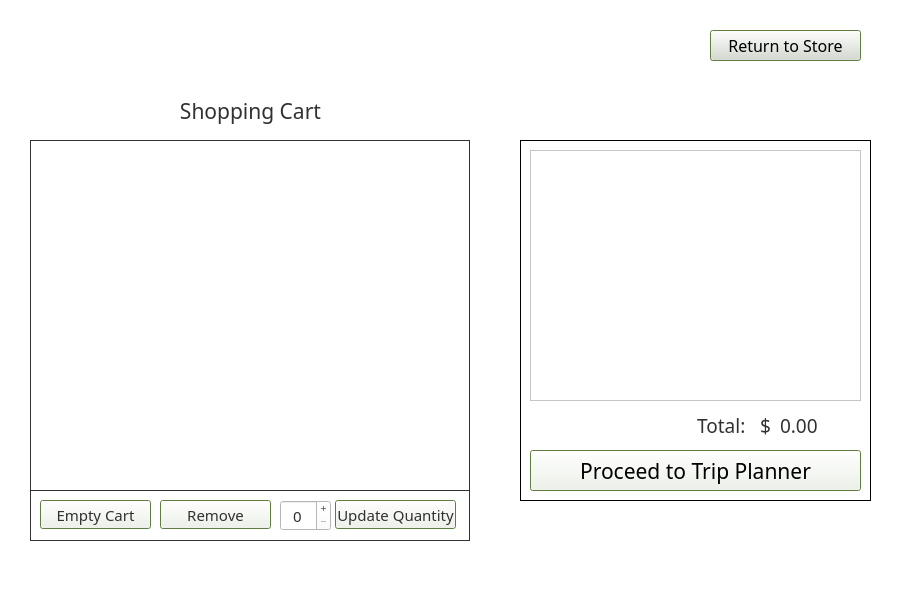
<?xml version="1.0" encoding="UTF-8"?>
<ui version="4.0">
 <class>ShoppingCart</class>
 <widget class="QMainWindow" name="ShoppingCart">
  <property name="geometry">
   <rect>
    <x>0</x>
    <y>0</y>
    <width>900</width>
    <height>600</height>
   </rect>
  </property>
  <property name="windowTitle">
   <string>Shopping Cart</string>
  </property>
  <property name="windowIcon">
   <iconset>
    <normaloff>:/CC_logo_mini-removebg.png</normaloff>:/CC_logo_mini-removebg.png</iconset>
  </property>
  <property name="styleSheet">
   <string notr="true">color: rgb(49, 49, 49);
background-color: rgb(255, 255, 255);
alternate-background-color: rgb(225, 225, 225);
selection-color: rgb(49, 49, 49);
selection-background-color: rgb(118, 158, 81);</string>
  </property>
  <widget class="QWidget" name="centralwidget">
   <widget class="QFrame" name="cart_title_frame">
    <property name="geometry">
     <rect>
      <x>30</x>
      <y>90</y>
      <width>441</width>
      <height>41</height>
     </rect>
    </property>
    <property name="frameShape">
     <enum>QFrame::NoFrame</enum>
    </property>
    <property name="frameShadow">
     <enum>QFrame::Raised</enum>
    </property>
    <widget class="QLabel" name="shopping_cart_logo">
     <property name="geometry">
      <rect>
       <x>0</x>
       <y>5</y>
       <width>441</width>
       <height>31</height>
      </rect>
     </property>
     <property name="font">
      <font>
       <family>Mongolian Baiti</family>
       <pointsize>16</pointsize>
      </font>
     </property>
     <property name="styleSheet">
      <string notr="true">color: rgb(49, 49, 49);</string>
     </property>
     <property name="text">
      <string>Shopping Cart</string>
     </property>
     <property name="alignment">
      <set>Qt::AlignCenter</set>
     </property>
    </widget>
   </widget>
   <widget class="QFrame" name="total_frame">
    <property name="geometry">
     <rect>
      <x>520</x>
      <y>140</y>
      <width>351</width>
      <height>361</height>
     </rect>
    </property>
    <property name="styleSheet">
     <string notr="true">background-color: rgb(255, 255, 255);
color: rgb(0, 0, 0);</string>
    </property>
    <property name="frameShape">
     <enum>QFrame::Box</enum>
    </property>
    <property name="frameShadow">
     <enum>QFrame::Plain</enum>
    </property>
    <widget class="QPushButton" name="route_pushButton">
     <property name="geometry">
      <rect>
       <x>10</x>
       <y>310</y>
       <width>331</width>
       <height>41</height>
      </rect>
     </property>
     <property name="minimumSize">
      <size>
       <width>146</width>
       <height>0</height>
      </size>
     </property>
     <property name="maximumSize">
      <size>
       <width>16777215</width>
       <height>16777215</height>
      </size>
     </property>
     <property name="font">
      <font>
       <family>Mongolian Baiti</family>
       <pointsize>16</pointsize>
       <weight>50</weight>
       <bold>false</bold>
      </font>
     </property>
     <property name="styleSheet">
      <string notr="true">color: rgb(49, 49, 49);
background-color:  rgb(255, 255, 255);
border-style: outset;
border-width: 2px;
border-radius: 10px;
border-color:rgb(118, 158, 81);
min-width: 10em;
padding: 6px;

QPushButton#route_pushButton: clicked {
	background-color: rgb(118, 158, 81);
    border-style: inset;
}</string>
     </property>
     <property name="text">
      <string>Proceed to Trip Planner</string>
     </property>
     <property name="autoDefault">
      <bool>true</bool>
     </property>
     <property name="default">
      <bool>true</bool>
     </property>
     <property name="flat">
      <bool>false</bool>
     </property>
    </widget>
    <widget class="QLabel" name="total_amount">
     <property name="geometry">
      <rect>
       <x>260</x>
       <y>270</y>
       <width>81</width>
       <height>31</height>
      </rect>
     </property>
     <property name="maximumSize">
      <size>
       <width>16777215</width>
       <height>16777215</height>
      </size>
     </property>
     <property name="font">
      <font>
       <family>Mongolian Baiti</family>
       <pointsize>14</pointsize>
      </font>
     </property>
     <property name="styleSheet">
      <string notr="true">background-color: rgb(255, 255, 255);
color: rgb(49, 49, 49);
alternate-background-color: rgb(240, 240, 240);
selection-color: rgb(49, 49, 49);
selection-background-color: rgb(118, 158, 81);</string>
     </property>
     <property name="text">
      <string>0.00</string>
     </property>
    </widget>
    <widget class="QLabel" name="user_display">
     <property name="geometry">
      <rect>
       <x>10</x>
       <y>270</y>
       <width>241</width>
       <height>31</height>
      </rect>
     </property>
     <property name="maximumSize">
      <size>
       <width>16777215</width>
       <height>35</height>
      </size>
     </property>
     <property name="font">
      <font>
       <family>Mongolian Baiti</family>
       <pointsize>14</pointsize>
       <weight>50</weight>
       <bold>false</bold>
      </font>
     </property>
     <property name="styleSheet">
      <string notr="true">background-color: rgb(255, 255, 255);
color: rgb(49, 49, 49);
alternate-background-color: rgb(240, 240, 240);
selection-color: rgb(49, 49, 49);
selection-background-color: rgb(118, 158, 81);</string>
     </property>
     <property name="text">
      <string>Total:   $</string>
     </property>
     <property name="alignment">
      <set>Qt::AlignRight|Qt::AlignTrailing|Qt::AlignVCenter</set>
     </property>
    </widget>
    <widget class="QFrame" name="total_display_frame">
     <property name="geometry">
      <rect>
       <x>10</x>
       <y>10</y>
       <width>331</width>
       <height>251</height>
      </rect>
     </property>
     <property name="frameShape">
      <enum>QFrame::Box</enum>
     </property>
     <property name="frameShadow">
      <enum>QFrame::Plain</enum>
     </property>
     <widget class="QTableView" name="total_TableView">
      <property name="geometry">
       <rect>
        <x>0</x>
        <y>0</y>
        <width>331</width>
        <height>251</height>
       </rect>
      </property>
      <property name="font">
       <font>
        <family>Mongolian Baiti</family>
        <pointsize>11</pointsize>
       </font>
      </property>
      <property name="focusPolicy">
       <enum>Qt::NoFocus</enum>
      </property>
      <property name="layoutDirection">
       <enum>Qt::LeftToRight</enum>
      </property>
      <property name="styleSheet">
       <string notr="true">background-color: rgb(255, 255, 255);
color: rgb(49, 49, 49);
alternate-background-color: rgb(240, 240, 240);
selection-color: rgb(49, 49, 49);
selection-background-color: rgb(118, 158, 81);</string>
      </property>
      <property name="horizontalScrollBarPolicy">
       <enum>Qt::ScrollBarAlwaysOff</enum>
      </property>
      <property name="sizeAdjustPolicy">
       <enum>QAbstractScrollArea::AdjustToContents</enum>
      </property>
      <property name="autoScroll">
       <bool>false</bool>
      </property>
      <property name="alternatingRowColors">
       <bool>true</bool>
      </property>
      <property name="selectionMode">
       <enum>QAbstractItemView::NoSelection</enum>
      </property>
      <property name="selectionBehavior">
       <enum>QAbstractItemView::SelectRows</enum>
      </property>
      <property name="showGrid">
       <bool>false</bool>
      </property>
      <attribute name="horizontalHeaderVisible">
       <bool>false</bool>
      </attribute>
      <attribute name="horizontalHeaderMinimumSectionSize">
       <number>50</number>
      </attribute>
      <attribute name="horizontalHeaderDefaultSectionSize">
       <number>250</number>
      </attribute>
      <attribute name="verticalHeaderVisible">
       <bool>false</bool>
      </attribute>
      <attribute name="verticalHeaderDefaultSectionSize">
       <number>40</number>
      </attribute>
     </widget>
    </widget>
   </widget>
   <widget class="QFrame" name="cart_frame">
    <property name="geometry">
     <rect>
      <x>30</x>
      <y>140</y>
      <width>440</width>
      <height>401</height>
     </rect>
    </property>
    <property name="frameShape">
     <enum>QFrame::StyledPanel</enum>
    </property>
    <property name="frameShadow">
     <enum>QFrame::Raised</enum>
    </property>
    <widget class="QFrame" name="cart_functionality_frame">
     <property name="geometry">
      <rect>
       <x>0</x>
       <y>350</y>
       <width>440</width>
       <height>51</height>
      </rect>
     </property>
     <property name="frameShape">
      <enum>QFrame::Box</enum>
     </property>
     <property name="frameShadow">
      <enum>QFrame::Plain</enum>
     </property>
     <widget class="QPushButton" name="empty_cart_pushButton">
      <property name="geometry">
       <rect>
        <x>10</x>
        <y>10</y>
        <width>111</width>
        <height>29</height>
       </rect>
      </property>
      <property name="minimumSize">
       <size>
        <width>0</width>
        <height>0</height>
       </size>
      </property>
      <property name="font">
       <font>
        <family>Mongolian Baiti</family>
        <pointsize>11</pointsize>
        <weight>50</weight>
        <bold>false</bold>
       </font>
      </property>
      <property name="styleSheet">
       <string notr="true">color: rgb(49, 49, 49);
background-color:  rgb(255, 255, 255);
border-style: outset;
border-width: 2px;
border-radius: 10px;
border-color:rgb(118, 158, 81);
padding: 6px;

QPushButton#empty_cart_pushButton: clicked {
	background-color: rgb(118, 158, 81);
    border-style: inset;
}</string>
      </property>
      <property name="text">
       <string>Empty Cart</string>
      </property>
      <property name="autoDefault">
       <bool>true</bool>
      </property>
      <property name="default">
       <bool>true</bool>
      </property>
     </widget>
     <widget class="QPushButton" name="remove_item_pushButton">
      <property name="geometry">
       <rect>
        <x>130</x>
        <y>10</y>
        <width>111</width>
        <height>29</height>
       </rect>
      </property>
      <property name="minimumSize">
       <size>
        <width>0</width>
        <height>0</height>
       </size>
      </property>
      <property name="font">
       <font>
        <family>Mongolian Baiti</family>
        <pointsize>11</pointsize>
        <weight>50</weight>
        <bold>false</bold>
       </font>
      </property>
      <property name="styleSheet">
       <string notr="true">color: rgb(49, 49, 49);
background-color:  rgb(255, 255, 255);
border-style: outset;
border-width: 2px;
border-radius: 10px;
border-color:rgb(118, 158, 81);
padding: 6px;

QPushButton#remove_item_pushButton: clicked {
	background-color: rgb(118, 158, 81);
    border-style: inset;
}</string>
      </property>
      <property name="text">
       <string>Remove</string>
      </property>
      <property name="autoDefault">
       <bool>true</bool>
      </property>
      <property name="default">
       <bool>true</bool>
      </property>
     </widget>
     <widget class="QSpinBox" name="spinBox">
      <property name="geometry">
       <rect>
        <x>250</x>
        <y>10</y>
        <width>51</width>
        <height>31</height>
       </rect>
      </property>
      <property name="minimumSize">
       <size>
        <width>0</width>
        <height>0</height>
       </size>
      </property>
      <property name="maximumSize">
       <size>
        <width>16777215</width>
        <height>16777215</height>
       </size>
      </property>
      <property name="font">
       <font>
        <family>Mongolian Baiti</family>
        <pointsize>11</pointsize>
        <weight>50</weight>
        <bold>false</bold>
       </font>
      </property>
      <property name="styleSheet">
       <string notr="true">color: rgb(49, 49, 49);
background-color: rgb(255, 255, 255);
alternate-background-color: rgb(225, 225, 225);
selection-color: rgb(49, 49, 49);
selection-background-color: rgb(225, 225, 225);</string>
      </property>
      <property name="alignment">
       <set>Qt::AlignCenter</set>
      </property>
      <property name="buttonSymbols">
       <enum>QAbstractSpinBox::PlusMinus</enum>
      </property>
      <property name="maximum">
       <number>100</number>
      </property>
     </widget>
     <widget class="QPushButton" name="update_pushButton">
      <property name="geometry">
       <rect>
        <x>305</x>
        <y>10</y>
        <width>121</width>
        <height>29</height>
       </rect>
      </property>
      <property name="minimumSize">
       <size>
        <width>0</width>
        <height>0</height>
       </size>
      </property>
      <property name="font">
       <font>
        <family>Mongolian Baiti</family>
        <pointsize>11</pointsize>
        <weight>50</weight>
        <bold>false</bold>
       </font>
      </property>
      <property name="styleSheet">
       <string notr="true">color: rgb(49, 49, 49);
background-color:  rgb(255, 255, 255);
border-style: outset;
border-width: 2px;
border-radius: 10px;
border-color:rgb(118, 158, 81);
padding: 6px;

QPushButton#update_pushButton: clicked {
	background-color: rgb(118, 158, 81);
    border-style: inset;
}</string>
      </property>
      <property name="text">
       <string>Update Quantity</string>
      </property>
      <property name="autoDefault">
       <bool>true</bool>
      </property>
      <property name="default">
       <bool>true</bool>
      </property>
     </widget>
    </widget>
    <widget class="QTableView" name="shopping_cart_TableView">
     <property name="geometry">
      <rect>
       <x>0</x>
       <y>0</y>
       <width>440</width>
       <height>351</height>
      </rect>
     </property>
     <property name="sizePolicy">
      <sizepolicy hsizetype="Preferred" vsizetype="Preferred">
       <horstretch>0</horstretch>
       <verstretch>0</verstretch>
      </sizepolicy>
     </property>
     <property name="font">
      <font>
       <family>Mongolian Baiti</family>
       <pointsize>11</pointsize>
      </font>
     </property>
     <property name="focusPolicy">
      <enum>Qt::NoFocus</enum>
     </property>
     <property name="layoutDirection">
      <enum>Qt::LeftToRight</enum>
     </property>
     <property name="styleSheet">
      <string notr="true">background-color: rgb(255, 255, 255);
color: rgb(49, 49, 49);
alternate-background-color: rgb(240, 240, 240);
selection-color: rgb(49, 49, 49);
selection-background-color: rgb(118, 158, 81);</string>
     </property>
     <property name="frameShape">
      <enum>QFrame::Box</enum>
     </property>
     <property name="frameShadow">
      <enum>QFrame::Plain</enum>
     </property>
     <property name="horizontalScrollBarPolicy">
      <enum>Qt::ScrollBarAlwaysOff</enum>
     </property>
     <property name="sizeAdjustPolicy">
      <enum>QAbstractScrollArea::AdjustToContents</enum>
     </property>
     <property name="autoScroll">
      <bool>false</bool>
     </property>
     <property name="autoScrollMargin">
      <number>5</number>
     </property>
     <property name="dragDropOverwriteMode">
      <bool>false</bool>
     </property>
     <property name="alternatingRowColors">
      <bool>true</bool>
     </property>
     <property name="selectionMode">
      <enum>QAbstractItemView::SingleSelection</enum>
     </property>
     <property name="selectionBehavior">
      <enum>QAbstractItemView::SelectRows</enum>
     </property>
     <property name="showGrid">
      <bool>false</bool>
     </property>
     <property name="wordWrap">
      <bool>true</bool>
     </property>
     <property name="cornerButtonEnabled">
      <bool>false</bool>
     </property>
     <attribute name="horizontalHeaderVisible">
      <bool>false</bool>
     </attribute>
     <attribute name="horizontalHeaderCascadingSectionResizes">
      <bool>false</bool>
     </attribute>
     <attribute name="horizontalHeaderMinimumSectionSize">
      <number>75</number>
     </attribute>
     <attribute name="horizontalHeaderDefaultSectionSize">
      <number>135</number>
     </attribute>
     <attribute name="horizontalHeaderStretchLastSection">
      <bool>false</bool>
     </attribute>
     <attribute name="verticalHeaderVisible">
      <bool>false</bool>
     </attribute>
     <attribute name="verticalHeaderCascadingSectionResizes">
      <bool>false</bool>
     </attribute>
     <attribute name="verticalHeaderDefaultSectionSize">
      <number>50</number>
     </attribute>
     <attribute name="verticalHeaderStretchLastSection">
      <bool>false</bool>
     </attribute>
    </widget>
   </widget>
   <widget class="QLabel" name="cc_logo_icon">
    <property name="geometry">
     <rect>
      <x>30</x>
      <y>0</y>
      <width>361</width>
      <height>81</height>
     </rect>
    </property>
    <property name="styleSheet">
     <string notr="true">image: url(:/CC_logo.png);</string>
    </property>
    <property name="text">
     <string/>
    </property>
   </widget>
   <widget class="QPushButton" name="pushButton_6">
    <property name="geometry">
     <rect>
      <x>710</x>
      <y>30</y>
      <width>151</width>
      <height>31</height>
     </rect>
    </property>
    <property name="font">
     <font>
      <family>Bahnschrift</family>
      <pointsize>12</pointsize>
      <weight>50</weight>
      <bold>false</bold>
     </font>
    </property>
    <property name="styleSheet">
     <string notr="true">background-color: rgb(225, 225, 225);
color: rgb(0, 0, 0);</string>
    </property>
    <property name="text">
     <string>Return to Store</string>
    </property>
    <property name="icon">
     <iconset>
      <normaloff>:/rec/resources/return-icon-removebg.png</normaloff>:/rec/resources/return-icon-removebg.png</iconset>
    </property>
    <property name="autoDefault">
     <bool>true</bool>
    </property>
    <property name="default">
     <bool>true</bool>
    </property>
   </widget>
  </widget>
 </widget>
 <resources/>
 <connections/>
</ui>
